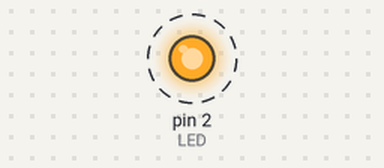
Recording of a sketch running on a simulated Arduino Uno, built with avr-gcc and run on an emulated ATmega328P. On the bench: output pins drawn as LEDs (lit = HIGH). Dashed ring = blinking. What the sketch prints to the serial monitor is not drawn.

Above: at 0.5 s.
Timing chart, 0 to 4.6 s (numbered marks = the images above):
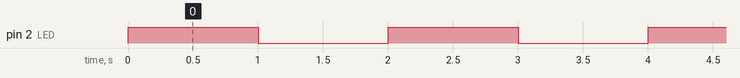

The sketch:

test_cummber.ino
```cpp
void setup() {
  Serial.begin(115200);
  pinMode(2, OUTPUT);
}
void loop() {
  Serial.println("Hello");
  digitalWrite(2, !digitalRead(2)); // toggle LED
  delay(1000);
}
```

Measured:
- by itself, pin 2 (LED): alternates HIGH for 1.0 s and LOW for 1.0 s
